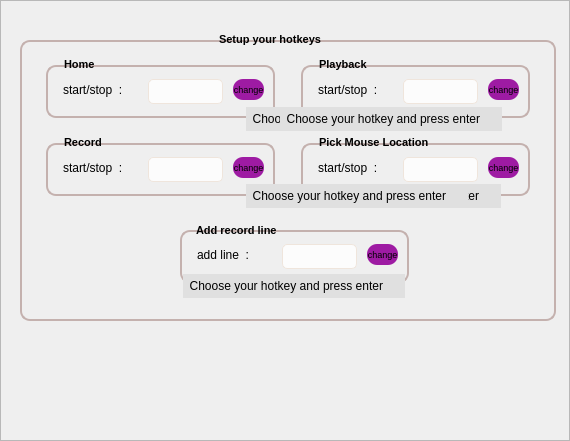
       <widget class="QFrame" name="hotkey_settings_frame">
        <property name="geometry">
         <rect>
          <x>72</x>
          <y>0</y>
          <width>570</width>
          <height>441</height>
         </rect>
        </property>
        <property name="toolTip">
         <string/>
        </property>
        <property name="styleSheet">
         <string notr="true"/>
        </property>
        <property name="frameShape">
         <enum>QFrame::StyledPanel</enum>
        </property>
        <property name="frameShadow">
         <enum>QFrame::Raised</enum>
        </property>
        <widget class="QFrame" name="frame_10">
         <property name="geometry">
          <rect>
           <x>20</x>
           <y>40</y>
           <width>536</width>
           <height>281</height>
          </rect>
         </property>
         <property name="styleSheet">
          <string notr="true">border: 2px solid rgb(196, 177, 174);

border-radius: 10px;</string>
         </property>
         <property name="frameShape">
          <enum>QFrame::StyledPanel</enum>
         </property>
         <property name="frameShadow">
          <enum>QFrame::Raised</enum>
         </property>
         <widget class="QFrame" name="frame_11">
          <property name="geometry">
           <rect>
            <x>26</x>
            <y>25</y>
            <width>229</width>
            <height>53</height>
           </rect>
          </property>
          <property name="styleSheet">
           <string notr="true">border: 2px solid rgb(196, 177, 174);

border-radius: 10px;</string>
          </property>
          <property name="frameShape">
           <enum>QFrame::StyledPanel</enum>
          </property>
          <property name="frameShadow">
           <enum>QFrame::Raised</enum>
          </property>
          <widget class="QLabel" name="home_start_stop">
           <property name="geometry">
            <rect>
             <x>17</x>
             <y>15</y>
             <width>84</width>
             <height>19</height>
            </rect>
           </property>
           <property name="font">
            <font>
             <pointsize>9</pointsize>
            </font>
           </property>
           <property name="styleSheet">
            <string notr="true">border: none;</string>
           </property>
           <property name="text">
            <string>start/stop  :</string>
           </property>
          </widget>
          <widget class="QLabel" name="home_start_stop_hotkey">
           <property name="geometry">
            <rect>
             <x>102</x>
             <y>14</y>
             <width>75</width>
             <height>25</height>
            </rect>
           </property>
           <property name="font">
            <font>
             <pointsize>9</pointsize>
            </font>
           </property>
           <property name="styleSheet">
            <string notr="true">border-radius: 5px;
border: 1px solid;
border-color: rgb(239, 229, 220);
background-color: rgb(252, 252, 252)</string>
           </property>
           <property name="text">
            <string/>
           </property>
          </widget>
          <widget class="QPushButton" name="set_new_hotkey_1">
           <property name="geometry">
            <rect>
             <x>187</x>
             <y>14</y>
             <width>31</width>
             <height>21</height>
            </rect>
           </property>
           <property name="font">
            <font>
             <pointsize>7</pointsize>
            </font>
           </property>
           <property name="styleSheet">
            <string notr="true">QPushButton{
background-color: rgb(158, 27 ,163);
border: none;

}





</string>
           </property>
           <property name="text">
            <string>change</string>
           </property>
           <property name="icon">
            <iconset>
             <normaloff>../../.designer/backup/images/icon_1.png</normaloff>../../.designer/backup/images/icon_1.png</iconset>
           </property>
           <property name="iconSize">
            <size>
             <width>25</width>
             <height>25</height>
            </size>
           </property>
          </widget>
         </widget>
         <widget class="QFrame" name="frame_12">
          <property name="geometry">
           <rect>
            <x>281</x>
            <y>25</y>
            <width>229</width>
            <height>53</height>
           </rect>
          </property>
          <property name="styleSheet">
           <string notr="true">border: 2px solid rgb(196, 177, 174);

border-radius: 10px;</string>
          </property>
          <property name="frameShape">
           <enum>QFrame::StyledPanel</enum>
          </property>
          <property name="frameShadow">
           <enum>QFrame::Raised</enum>
          </property>
          <widget class="QLabel" name="playback_start_stop_hotkey">
           <property name="geometry">
            <rect>
             <x>102</x>
             <y>14</y>
             <width>75</width>
             <height>25</height>
            </rect>
           </property>
           <property name="font">
            <font>
             <pointsize>9</pointsize>
            </font>
           </property>
           <property name="styleSheet">
            <string notr="true">border-radius: 5px;
border: 1px solid;
border-color: rgb(239, 229, 220);
background-color: rgb(252, 252, 252)</string>
           </property>
           <property name="text">
            <string/>
           </property>
          </widget>
          <widget class="QPushButton" name="set_new_hotkey_4">
           <property name="geometry">
            <rect>
             <x>187</x>
             <y>14</y>
             <width>31</width>
             <height>21</height>
            </rect>
           </property>
           <property name="font">
            <font>
             <pointsize>7</pointsize>
            </font>
           </property>
           <property name="styleSheet">
            <string notr="true">QPushButton{
background-color: rgb(158, 27 ,163);
border: none;

}





</string>
           </property>
           <property name="text">
            <string>change</string>
           </property>
           <property name="icon">
            <iconset>
             <normaloff>../../.designer/backup/images/icon_1.png</normaloff>../../.designer/backup/images/icon_1.png</iconset>
           </property>
           <property name="iconSize">
            <size>
             <width>25</width>
             <height>25</height>
            </size>
           </property>
          </widget>
          <widget class="QLabel" name="home_start_stop_3">
           <property name="geometry">
            <rect>
             <x>17</x>
             <y>15</y>
             <width>84</width>
             <height>19</height>
            </rect>
           </property>
           <property name="font">
            <font>
             <pointsize>9</pointsize>
            </font>
           </property>
           <property name="styleSheet">
            <string notr="true">border: none;</string>
           </property>
           <property name="text">
            <string>start/stop  :</string>
           </property>
          </widget>
         </widget>
         <widget class="QFrame" name="frame_13">
          <property name="geometry">
           <rect>
            <x>26</x>
            <y>103</y>
            <width>229</width>
            <height>53</height>
           </rect>
          </property>
          <property name="styleSheet">
           <string notr="true">border: 2px solid rgb(196, 177, 174);

border-radius: 10px;</string>
          </property>
          <property name="frameShape">
           <enum>QFrame::StyledPanel</enum>
          </property>
          <property name="frameShadow">
           <enum>QFrame::Raised</enum>
          </property>
          <widget class="QLabel" name="record_start_stop_hotkey">
           <property name="geometry">
            <rect>
             <x>102</x>
             <y>14</y>
             <width>75</width>
             <height>25</height>
            </rect>
           </property>
           <property name="font">
            <font>
             <pointsize>9</pointsize>
            </font>
           </property>
           <property name="styleSheet">
            <string notr="true">border-radius: 5px;
border: 1px solid;
border-color: rgb(239, 229, 220);
background-color: rgb(252, 252, 252)</string>
           </property>
           <property name="text">
            <string/>
           </property>
          </widget>
          <widget class="QPushButton" name="set_new_hotkey_2">
           <property name="geometry">
            <rect>
             <x>187</x>
             <y>14</y>
             <width>31</width>
             <height>21</height>
            </rect>
           </property>
           <property name="font">
            <font>
             <pointsize>7</pointsize>
            </font>
           </property>
           <property name="styleSheet">
            <string notr="true">QPushButton{
background-color: rgb(158, 27 ,163);
border: none;

}





</string>
           </property>
           <property name="text">
            <string>change</string>
           </property>
           <property name="icon">
            <iconset>
             <normaloff>../../.designer/backup/images/icon_1.png</normaloff>../../.designer/backup/images/icon_1.png</iconset>
           </property>
           <property name="iconSize">
            <size>
             <width>25</width>
             <height>25</height>
            </size>
           </property>
          </widget>
          <widget class="QLabel" name="home_start_stop_2">
           <property name="geometry">
            <rect>
             <x>17</x>
             <y>15</y>
             <width>84</width>
             <height>19</height>
            </rect>
           </property>
           <property name="font">
            <font>
             <pointsize>9</pointsize>
            </font>
           </property>
           <property name="styleSheet">
            <string notr="true">border: none;</string>
           </property>
           <property name="text">
            <string>start/stop  :</string>
           </property>
          </widget>
         </widget>
         <widget class="QFrame" name="frame_14">
          <property name="geometry">
           <rect>
            <x>281</x>
            <y>103</y>
            <width>229</width>
            <height>53</height>
           </rect>
          </property>
          <property name="styleSheet">
           <string notr="true">border: 2px solid rgb(196, 177, 174);

border-radius: 10px;</string>
          </property>
          <property name="frameShape">
           <enum>QFrame::StyledPanel</enum>
          </property>
          <property name="frameShadow">
           <enum>QFrame::Raised</enum>
          </property>
          <widget class="QLabel" name="mouse_location_hotkey">
           <property name="geometry">
            <rect>
             <x>102</x>
             <y>14</y>
             <width>75</width>
             <height>25</height>
            </rect>
           </property>
           <property name="font">
            <font>
             <pointsize>9</pointsize>
            </font>
           </property>
           <property name="styleSheet">
            <string notr="true">border-radius: 5px;
border: 1px solid;
border-color: rgb(239, 229, 220);
background-color: rgb(252, 252, 252)</string>
           </property>
           <property name="text">
            <string/>
           </property>
          </widget>
          <widget class="QPushButton" name="set_new_hotkey_3">
           <property name="geometry">
            <rect>
             <x>187</x>
             <y>14</y>
             <width>31</width>
             <height>21</height>
            </rect>
           </property>
           <property name="font">
            <font>
             <pointsize>7</pointsize>
            </font>
           </property>
           <property name="styleSheet">
            <string notr="true">QPushButton{
background-color: rgb(158, 27 ,163);
border: none;

}





</string>
           </property>
           <property name="text">
            <string>change</string>
           </property>
           <property name="icon">
            <iconset>
             <normaloff>../../.designer/backup/images/icon_1.png</normaloff>../../.designer/backup/images/icon_1.png</iconset>
           </property>
           <property name="iconSize">
            <size>
             <width>25</width>
             <height>25</height>
            </size>
           </property>
          </widget>
          <widget class="QLabel" name="home_start_stop_4">
           <property name="geometry">
            <rect>
             <x>17</x>
             <y>15</y>
             <width>84</width>
             <height>19</height>
            </rect>
           </property>
           <property name="font">
            <font>
             <pointsize>9</pointsize>
            </font>
           </property>
           <property name="styleSheet">
            <string notr="true">border: none;</string>
           </property>
           <property name="text">
            <string>start/stop  :</string>
           </property>
          </widget>
         </widget>
         <widget class="QLabel" name="label_14">
          <property name="geometry">
           <rect>
            <x>41</x>
            <y>18</y>
            <width>39</width>
            <height>13</height>
           </rect>
          </property>
          <property name="font">
           <font>
            <pointsize>8</pointsize>
            <weight>75</weight>
            <bold>true</bold>
           </font>
          </property>
          <property name="styleSheet">
           <string notr="true">Border: none;</string>
          </property>
          <property name="text">
           <string> Home </string>
          </property>
         </widget>
         <widget class="QLabel" name="label_15">
          <property name="geometry">
           <rect>
            <x>41</x>
            <y>96</y>
            <width>46</width>
            <height>13</height>
           </rect>
          </property>
          <property name="font">
           <font>
            <pointsize>8</pointsize>
            <weight>75</weight>
            <bold>true</bold>
           </font>
          </property>
          <property name="styleSheet">
           <string notr="true">Border: none;</string>
          </property>
          <property name="text">
           <string> Record </string>
          </property>
         </widget>
         <widget class="QLabel" name="label_16">
          <property name="geometry">
           <rect>
            <x>296</x>
            <y>18</y>
            <width>57</width>
            <height>13</height>
           </rect>
          </property>
          <property name="font">
           <font>
            <pointsize>8</pointsize>
            <weight>75</weight>
            <bold>true</bold>
           </font>
          </property>
          <property name="styleSheet">
           <string notr="true">Border: none;</string>
          </property>
          <property name="text">
           <string> Playback </string>
          </property>
         </widget>
         <widget class="QLabel" name="label_17">
          <property name="geometry">
           <rect>
            <x>296</x>
            <y>96</y>
            <width>120</width>
            <height>13</height>
           </rect>
          </property>
          <property name="font">
           <font>
            <pointsize>8</pointsize>
            <weight>75</weight>
            <bold>true</bold>
           </font>
          </property>
          <property name="styleSheet">
           <string notr="true">Border: none;</string>
          </property>
          <property name="text">
           <string> Pick Mouse Location </string>
          </property>
         </widget>
         <widget class="QFrame" name="frame_16">
          <property name="geometry">
           <rect>
            <x>160</x>
            <y>190</y>
            <width>229</width>
            <height>53</height>
           </rect>
          </property>
          <property name="styleSheet">
           <string notr="true">border: 2px solid rgb(196, 177, 174);

border-radius: 10px;</string>
          </property>
          <property name="frameShape">
           <enum>QFrame::StyledPanel</enum>
          </property>
          <property name="frameShadow">
           <enum>QFrame::Raised</enum>
          </property>
          <widget class="QLabel" name="add_record_line_hotkey">
           <property name="geometry">
            <rect>
             <x>102</x>
             <y>14</y>
             <width>75</width>
             <height>25</height>
            </rect>
           </property>
           <property name="font">
            <font>
             <pointsize>9</pointsize>
            </font>
           </property>
           <property name="styleSheet">
            <string notr="true">border-radius: 5px;
border: 1px solid;
border-color: rgb(239, 229, 220);
background-color: rgb(252, 252, 252)</string>
           </property>
           <property name="text">
            <string/>
           </property>
          </widget>
          <widget class="QPushButton" name="set_new_hotkey_6">
           <property name="geometry">
            <rect>
             <x>187</x>
             <y>14</y>
             <width>31</width>
             <height>21</height>
            </rect>
           </property>
           <property name="font">
            <font>
             <pointsize>7</pointsize>
            </font>
           </property>
           <property name="styleSheet">
            <string notr="true">QPushButton{
background-color: rgb(158, 27 ,163);
border: none;

}





</string>
           </property>
           <property name="text">
            <string>change</string>
           </property>
           <property name="icon">
            <iconset>
             <normaloff>../../.designer/backup/images/icon_1.png</normaloff>../../.designer/backup/images/icon_1.png</iconset>
           </property>
           <property name="iconSize">
            <size>
             <width>25</width>
             <height>25</height>
            </size>
           </property>
          </widget>
          <widget class="QLabel" name="home_start_stop_6">
           <property name="geometry">
            <rect>
             <x>17</x>
             <y>15</y>
             <width>84</width>
             <height>19</height>
            </rect>
           </property>
           <property name="font">
            <font>
             <pointsize>9</pointsize>
            </font>
           </property>
           <property name="styleSheet">
            <string notr="true">border: none;</string>
           </property>
           <property name="text">
            <string>add line  :</string>
           </property>
          </widget>
         </widget>
         <widget class="QLabel" name="label_19">
          <property name="geometry">
           <rect>
            <x>176</x>
            <y>182</y>
            <width>101</width>
            <height>16</height>
           </rect>
          </property>
          <property name="font">
           <font>
            <pointsize>8</pointsize>
            <weight>75</weight>
            <bold>true</bold>
           </font>
          </property>
          <property name="styleSheet">
           <string notr="true">Border: none;</string>
          </property>
          <property name="text">
           <string>Add record line</string>
          </property>
         </widget>
        </widget>
        <widget class="QLabel" name="label_9">
         <property name="geometry">
          <rect>
           <x>216</x>
           <y>33</y>
           <width>117</width>
           <height>13</height>
          </rect>
         </property>
         <property name="font">
          <font>
           <pointsize>8</pointsize>
           <weight>75</weight>
           <bold>true</bold>
          </font>
         </property>
         <property name="styleSheet">
          <string notr="true">Border: none;</string>
         </property>
         <property name="text">
          <string> Setup your hotkeys </string>
         </property>
        </widget>
        <widget class="QLabel" name="label_21">
         <property name="geometry">
          <rect>
           <x>246</x>
           <y>107</y>
           <width>222</width>
           <height>24</height>
          </rect>
         </property>
         <property name="styleSheet">
          <string notr="true">border: 2px;
border-color: e0e0e0;
background-color: #e0e0e0;</string>
         </property>
         <property name="frameShape">
          <enum>QFrame::StyledPanel</enum>
         </property>
         <property name="frameShadow">
          <enum>QFrame::Raised</enum>
         </property>
         <property name="text">
          <string>  Choose your hotkey and press enter</string>
         </property>
        </widget>
        <widget class="QLabel" name="label_22">
         <property name="geometry">
          <rect>
           <x>279</x>
           <y>184</y>
           <width>222</width>
           <height>24</height>
          </rect>
         </property>
         <property name="styleSheet">
          <string notr="true">border: 2px;
border-color: e0e0e0;
background-color: #e0e0e0;</string>
         </property>
         <property name="frameShape">
          <enum>QFrame::StyledPanel</enum>
         </property>
         <property name="frameShadow">
          <enum>QFrame::Raised</enum>
         </property>
         <property name="text">
          <string>  Choose your hotkey and press enter</string>
         </property>
        </widget>
        <widget class="QLabel" name="label_23">
         <property name="geometry">
          <rect>
           <x>280</x>
           <y>107</y>
           <width>222</width>
           <height>24</height>
          </rect>
         </property>
         <property name="styleSheet">
          <string notr="true">border: 2px;
border-color: e0e0e0;
background-color: #e0e0e0;</string>
         </property>
         <property name="frameShape">
          <enum>QFrame::StyledPanel</enum>
         </property>
         <property name="frameShadow">
          <enum>QFrame::Raised</enum>
         </property>
         <property name="text">
          <string>  Choose your hotkey and press enter</string>
         </property>
        </widget>
        <widget class="QLabel" name="label_24">
         <property name="geometry">
          <rect>
           <x>246</x>
           <y>184</y>
           <width>222</width>
           <height>24</height>
          </rect>
         </property>
         <property name="styleSheet">
          <string notr="true">border: 2px;
border-color: e0e0e0;
background-color: #e0e0e0;</string>
         </property>
         <property name="frameShape">
          <enum>QFrame::StyledPanel</enum>
         </property>
         <property name="frameShadow">
          <enum>QFrame::Raised</enum>
         </property>
         <property name="text">
          <string>  Choose your hotkey and press enter</string>
         </property>
        </widget>
        <widget class="QLabel" name="label_25">
         <property name="geometry">
          <rect>
           <x>183</x>
           <y>274</y>
           <width>222</width>
           <height>24</height>
          </rect>
         </property>
         <property name="styleSheet">
          <string notr="true">border: 2px;
border-color: e0e0e0;
background-color: #e0e0e0;</string>
         </property>
         <property name="frameShape">
          <enum>QFrame::StyledPanel</enum>
         </property>
         <property name="frameShadow">
          <enum>QFrame::Raised</enum>
         </property>
         <property name="text">
          <string>  Choose your hotkey and press enter</string>
         </property>
        </widget>
       </widget>
